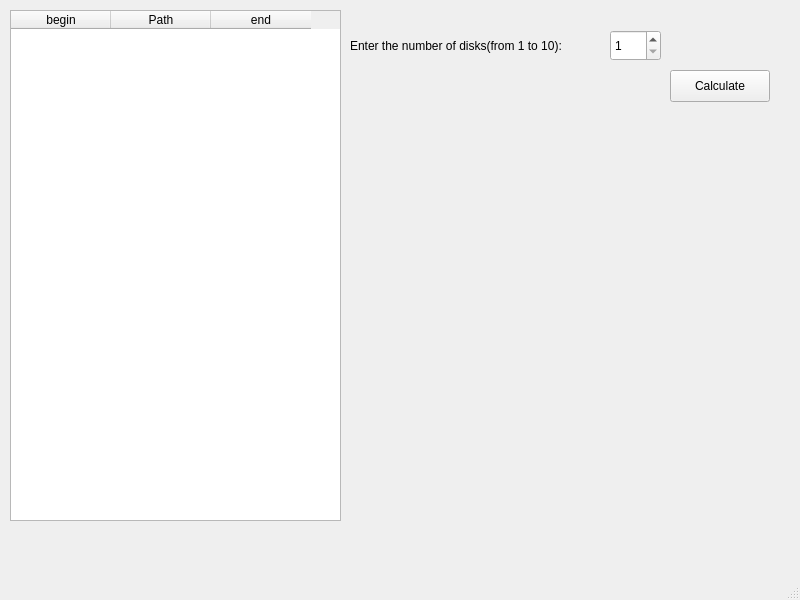
<?xml version="1.0" encoding="UTF-8"?>
<ui version="4.0">
 <class>MainWindow</class>
 <widget class="QMainWindow" name="MainWindow">
  <property name="geometry">
   <rect>
    <x>0</x>
    <y>0</y>
    <width>800</width>
    <height>600</height>
   </rect>
  </property>
  <property name="windowTitle">
   <string>MainWindow</string>
  </property>
  <widget class="QWidget" name="centralwidget">
   <widget class="QSpinBox" name="spinBox">
    <property name="geometry">
     <rect>
      <x>610</x>
      <y>30</y>
      <width>51</width>
      <height>31</height>
     </rect>
    </property>
    <property name="minimum">
     <number>1</number>
    </property>
    <property name="maximum">
     <number>10</number>
    </property>
   </widget>
   <widget class="QPushButton" name="startButton">
    <property name="geometry">
     <rect>
      <x>670</x>
      <y>70</y>
      <width>100</width>
      <height>32</height>
     </rect>
    </property>
    <property name="text">
     <string>Calculate</string>
    </property>
   </widget>
   <widget class="QTableWidget" name="table">
    <property name="geometry">
     <rect>
      <x>10</x>
      <y>10</y>
      <width>331</width>
      <height>511</height>
     </rect>
    </property>
    <column>
     <property name="text">
      <string>begin</string>
     </property>
    </column>
    <column>
     <property name="text">
      <string>Path</string>
     </property>
    </column>
    <column>
     <property name="text">
      <string>end</string>
     </property>
    </column>
   </widget>
   <widget class="QLabel" name="label">
    <property name="geometry">
     <rect>
      <x>350</x>
      <y>30</y>
      <width>251</width>
      <height>31</height>
     </rect>
    </property>
    <property name="text">
     <string>Enter the number of disks(from 1 to 10):</string>
    </property>
   </widget>
  </widget>
  <widget class="QMenuBar" name="menubar">
   <property name="geometry">
    <rect>
     <x>0</x>
     <y>0</y>
     <width>800</width>
     <height>22</height>
    </rect>
   </property>
  </widget>
  <widget class="QStatusBar" name="statusbar"/>
 </widget>
 <resources/>
 <connections/>
</ui>
